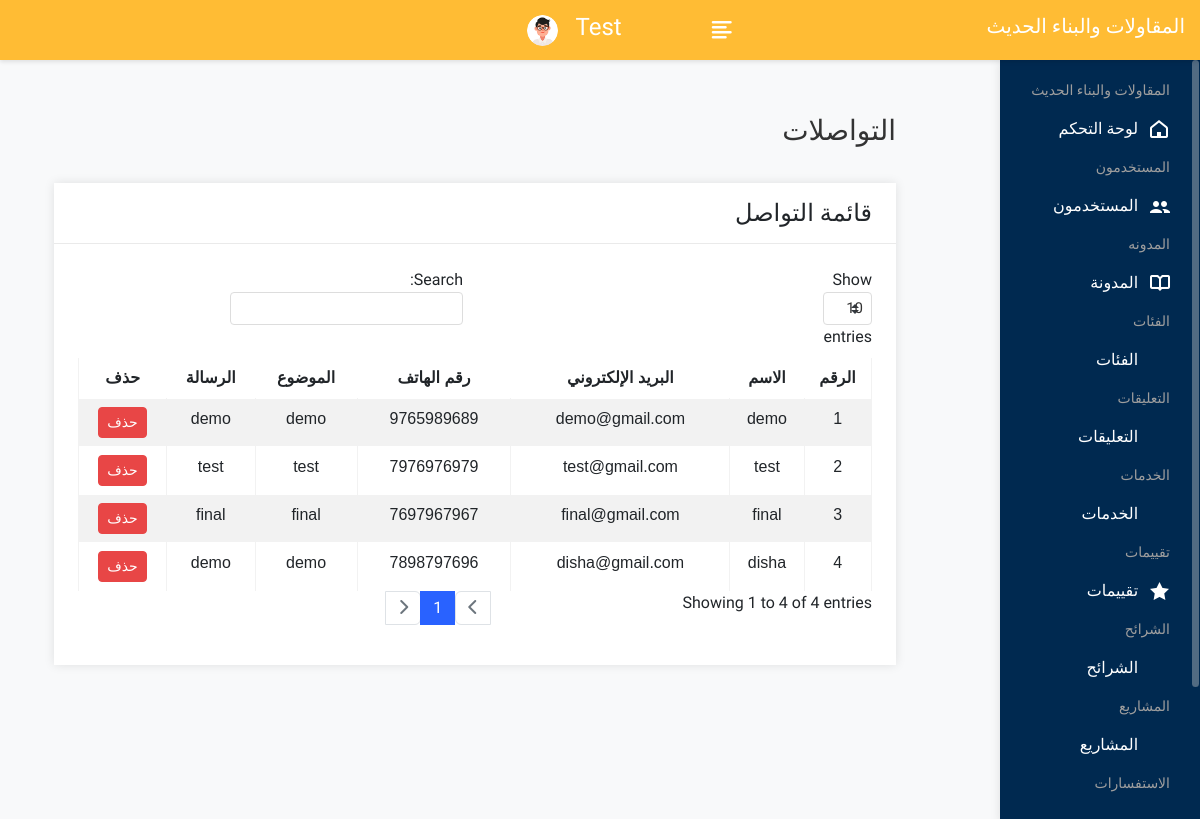
/admin/contactview.php (signed in), run on the app's committed database.
### tables this page shows
CREATE TABLE `contact` (
  `cid` int(50) NOT NULL,
  `name` varchar(100) NOT NULL,
  `email` varchar(100) NOT NULL,
  `phone` varchar(20) NOT NULL,
  `subject` varchar(100) NOT NULL,
  `message` varchar(250) NOT NULL
);

### admin/contactview.php (the view, shortened to what this page needs)
				<?php include("header.php"); ?>
            <div class="page-wrapper">
                <div class="content container-fluid">
					<div class="page-header">
						<div class="row">
							<div class="col">
								<h3 class="page-title">التواصلات </h3>
							</div>
						</div>
					</div>
				<div class="row">
    <div class="col-sm-12">
        <div class="card">
            <div class="card-header">
                <h4 class="card-title">قائمة التواصل</h4>
            </div>
            <div class="card-body">
                    <table class="table table-bordered table-striped text-center" id="basic-datatable">
                    <thead>
                        <tr>
                            <th>الرقم</th>
                            <th>الاسم</th>
                            <th>البريد الإلكتروني</th>
                            <th>رقم الهاتف</th>
                            <th>الموضوع</th>
                            <th>الرسالة</th>
                            <th>حذف</th>
                        </tr>
                    </thead>
                    <tbody>
                    <?php
                        $query = mysqli_query($con, "SELECT * FROM contact");
                        $cnt = 1;
                        while($row = mysqli_fetch_row($query)) {
                    ?>
                        <tr>
                            <td><?php echo $cnt; ?></td>
                            <td><?php echo $row['1']; ?></td>
                            <td><?php echo $row['2']; ?></td>
                            <td><?php echo $row['3']; ?></td>
                            <td><?php echo $row['4']; ?></td>
                            <td><?php echo $row['5']; ?></td>
                            <td><a class="btn btn-sm btn-danger"  href="contactdelete.php?id=<?php echo $row['0']; ?>">حذف</a></td>
                        </tr>
                    <?php
                        $cnt = $cnt + 1;
                        }
                    ?>
                    </tbody>
                </table>
            </div>
        </div>
    </div>
</div>
				</div>
			</div>
    </body>
</html>

### admin/header.php (style rules this page uses)
body { direction: rtl; text-align: right; }
.page-wrapper { margin-right: 250px; margin-left: 0; }
table { width: 100%; border-collapse: collapse; direction: rtl; font-family: 'Tahoma', sans-serif; }
th, td { padding: 12px; text-align: center; border: 1px solid #ddd; }
th { background-color: #f8f9fa; font-weight: bold; }
a { text-decoration: none; }

### data on the page
contact: name "demo", email "demo@gmail.com", phone "9765989689", subject "demo", message "demo"
contact: name "test", email "test@gmail.com", phone "7976976979", subject "test", message "test"
contact: name "final", email "final@gmail.com", phone "7697967967", subject "final", message "final"
contact: name "disha", email "disha@gmail.com", phone "7898797696", subject "demo", message "demo"

### other printed values
$_SESSION['auser'] "Test"
